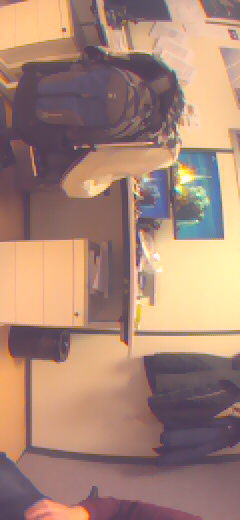
#> input picture development/computer_vision/AE4317_2019_datasets/calibration_frontcam/20190121-163447/31515200.jpg, 240 x 520 px; its folder holds only this picture in this run
$ jupyter execute --allow-errors Q3.ipynb
#> lines starting #> are read from the running program, lines starting #| are printed output that depends on the picture
[cell 1]
# https://opencv-python-tutroals.readthedocs.io/en/latest/py_tutorials/py_calib3d/py_calibration/py_calibration.html
# Import Libraries
import numpy as np
import cv2
import glob

[cell 2]
# Load images from dataset
filenames = glob.glob("AE4317_2019_datasets/calibration_frontcam/20190121-163447/*.jpg")
filenames.sort()
images = [cv2.imread(img) for img in filenames]
#> images = 1 item
goodImg = []

[cell 3]
# Setup for Calibration
# termination criteria
criteria = (cv2.TERM_CRITERIA_EPS + cv2.TERM_CRITERIA_MAX_ITER, 30, 0.001)

# prepare object points, like (0,0,0), (1,0,0), (2,0,0) ....,(6,5,0)
objp = np.zeros((6*7,3), np.float32)
objp[:,:2] = 340.15*np.mgrid[0:7,0:6].T.reshape(-1,2)

# Arrays to store object points and image points from all the images.
objpoints = [] # 3d point in real world space
imgpoints = [] # 2d points in image plane.

for img in images:
    img = cv2.rotate(img, cv2.cv2.ROTATE_90_COUNTERCLOCKWISE)
    gray = cv2.cvtColor(img, cv2.COLOR_BGR2GRAY)
    # Find the chess board corners
    ret, corners = cv2.findChessboardCorners(gray, (7,6), None)
    # If found, add object points, image points (after refining them)
    if ret == True:
        goodImg.append(img)
        objpoints.append(objp)
        corners2 = cv2.cornerSubPix(gray, corners, (11,11), (-1,-1), criteria)
        imgpoints.append(corners)
        # Draw and display the corners
        cv2.drawChessboardCorners(img, (7,6), corners2, ret)
        cv2.imshow('img', img)
        cv2.waitKey(500)
#> this loop made 1 pass
#> ret on pass 1: False
#> pass 1, `img = cv2.rotate(img, cv2.cv2.ROTATE_90_COUNTERCLOCKWISE)`:
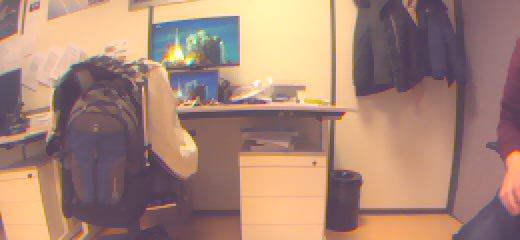
#> img: shape (240, 520, 3); mean of channels 0, 1, 2 118.7, 134.6, 168.3; drawn as B, G, R
#> pass 1, `gray = cv2.cvtColor(img, cv2.COLOR_BGR2GRAY)`:
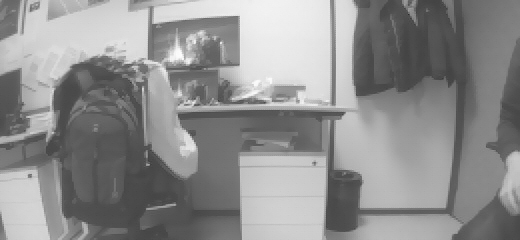
#> gray: shape (240, 520); min 41, max 255, mean 142.9
#> after the loop, goodImg = []; imgpoints = []; objpoints = []
        # [6 lines of commented-out code are left out]
cv2.destroyAllWindows()

#> (a cell that did not finish here is left out)

[cell 5]
# Re-projection Error
mean_error = 0
tot_error = 0
for i in range(len(objpoints)):
    imgpoints2, _ = cv2.projectPoints(objpoints[i], rvecs[i], tvecs[i], mtx, dist)
    error = cv2.norm(imgpoints[i],imgpoints2, cv2.NORM_L2)/len(imgpoints2)
    tot_error += error
#> this loop made 0 passes
#> after the loop, tot_error = 0

#> (the rest of this cell did not finish here and is left out)

$ run again, on development/computer_vision/AE4317_2019_datasets/calibration_frontcam/20190121-163447/46581809.jpg
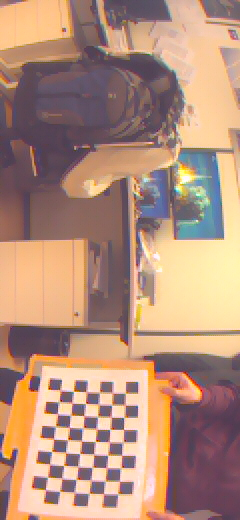
#> input picture development/computer_vision/AE4317_2019_datasets/calibration_frontcam/20190121-163447/46581809.jpg, 240 x 520 px
#> images = 1 item
#> the loop `for img in images:` made 1 pass
#> ret on pass 1: False
#> pass 1, `img = cv2.rotate(img, cv2.cv2.ROTATE_90_COUNTERCLOCKWISE)`:
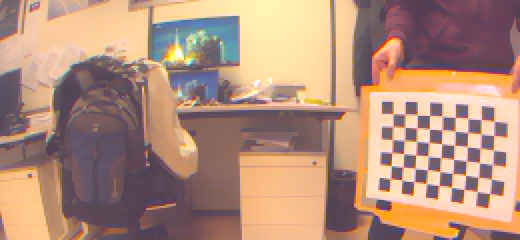
#> img: shape (240, 520, 3); mean of channels 0, 1, 2 123.8, 142.7, 178.8; drawn as B, G, R
#> pass 1, `gray = cv2.cvtColor(img, cv2.COLOR_BGR2GRAY)`:
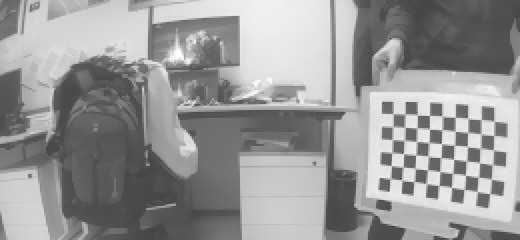
#> gray: shape (240, 520); min 33, max 255, mean 151.4
#> after the loop `for img in images:`: goodImg = []
#> after the loop `for i in range(len(objpoints)):`: tot_error = 0

$ run again, on development/computer_vision/AE4317_2019_datasets/calibration_frontcam/20190121-163447/55915058.jpg
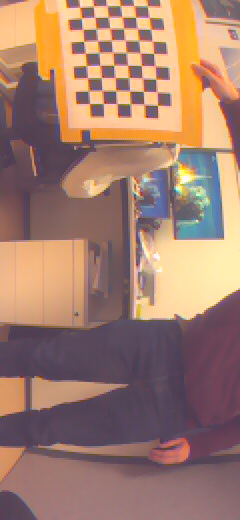
#> input picture development/computer_vision/AE4317_2019_datasets/calibration_frontcam/20190121-163447/55915058.jpg, 240 x 520 px
#> images = 1 item
#> the loop `for img in images:` made 1 pass
#> ret on pass 1: False
#> pass 1, `img = cv2.rotate(img, cv2.cv2.ROTATE_90_COUNTERCLOCKWISE)`:
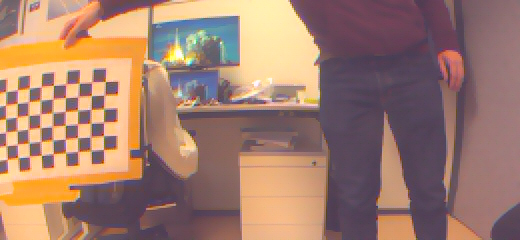
#> img: shape (240, 520, 3); mean of channels 0, 1, 2 110, 125.2, 160.9; drawn as B, G, R
#> pass 1, `gray = cv2.cvtColor(img, cv2.COLOR_BGR2GRAY)`:
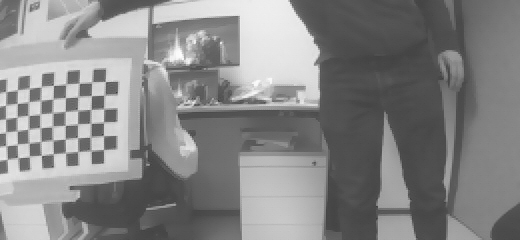
#> gray: shape (240, 520); min 53, max 254, mean 134.1
#> after the loop `for img in images:`: goodImg = []
#> after the loop `for i in range(len(objpoints)):`: tot_error = 0

$ run again, on development/computer_vision/AE4317_2019_datasets/calibration_frontcam/20190121-163447/34881880.jpg
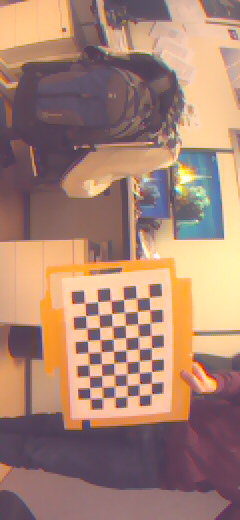
#> input picture development/computer_vision/AE4317_2019_datasets/calibration_frontcam/20190121-163447/34881880.jpg, 240 x 520 px
#> images = 1 item
#> the loop `for img in images:` made 1 pass
#> ret on pass 1: False
#> pass 1, `img = cv2.rotate(img, cv2.cv2.ROTATE_90_COUNTERCLOCKWISE)`:
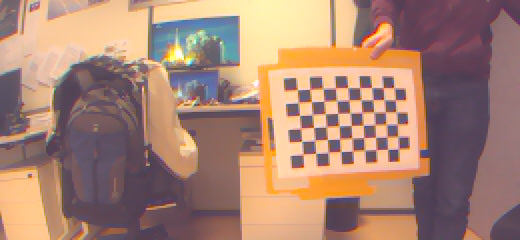
#> img: shape (240, 520, 3); mean of channels 0, 1, 2 115.7, 132, 168.1; drawn as B, G, R
#> pass 1, `gray = cv2.cvtColor(img, cv2.COLOR_BGR2GRAY)`:
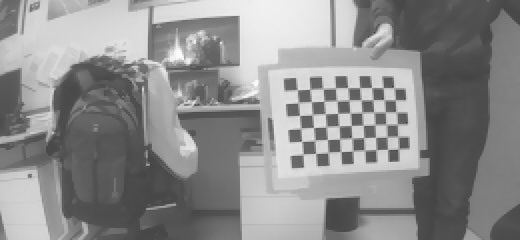
#> gray: shape (240, 520); min 40, max 254, mean 140.9
#> after the loop `for img in images:`: goodImg = []
#> after the loop `for i in range(len(objpoints)):`: tot_error = 0
